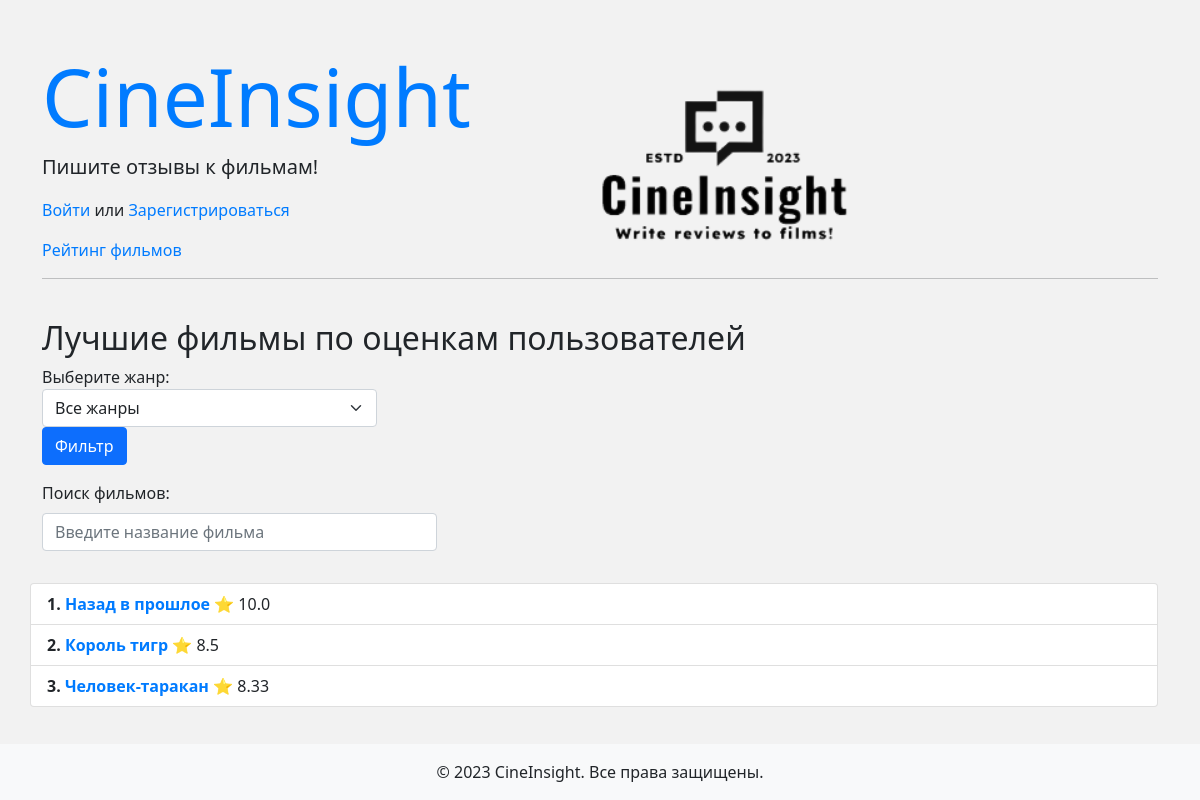
Page /top_movies on the committed database.
### models.py (models this page shows)
class Movie(db.Model):
    id = db.Column(db.Integer, primary_key=True)
    title = db.Column(db.String(255), nullable=False)
    description = db.Column(db.Text, nullable=False)
    image = db.Column(db.String(255), nullable=False)
    reviews = db.relationship('Review', back_populates='movie')
    genre = db.Column(db.String(50), nullable=False)
    def __repr__(self):
        return f'{self.title}'

### views.py (the view)
@app.route('/top_movies')
def top_movies():
    genre_filter = request.args.get('genre_filter', None)
    if genre_filter is None:
        genre_filter = 'Все жанры'
    genres = {
        "Фантастика": "Фантастика",
        "Приключения": "Приключения",
        "Драма": "Драма",
        "Триллер": "Триллер",
        "Фильм ужасов": "Фильм ужасов",
        "Аниме": "Аниме",
        "Мультфильм": "Мультфильм",
        "Исторический": "Исторический",
        "Боевик": "Боевик",
        "Все жанры": "Все жанры"
    }
    del genres[genre_filter]
    genres[genre_filter] = genre_filter
    data = get_top_movies(genre_filter)
    data = dict(sorted(data.items(), key=lambda item: item[1]))
    return render_template('top_movies.html', movie_list=data,
                           selected_genre=genre_filter, genres=genres)

### views.py (called while the page is built)
def get_top_movies(genre):
    movies = Movie.query.all()
    data = {}
    for movie in movies:
        s = 0
        k = 0
        if genre != "Все жанры" and movie.genre != genre:
            continue
        else:
            reviews_ = movie.reviews
            for review_score in reviews_:
                s += int(review_score.score)
                k += 1
            if k != 0:
                data[movie] = [movie.id, round(s / k, 2)]
    return data

### templates/top_movies.html (shortened to what this page needs)
{% extends 'base.html' %}
{% block content %}
<h2 class="mt-4" xmlns="http://www.w3.org/1999/html">Лучшие фильмы по оценкам пользователей</h2>
  <form method="get" action="{{ url_for('top_movies') }}" class="mb-3">
    <label for="genre_filter">Выберите жанр:</label>
    <select name="genre_filter" id="genre_filter" class="form-select">
      {% for k, v in genres.items() %}
      <option value="{{ k }}" selected>{{ v }}</option>
      {% endfor %}
    </select>
    <button type="submit" class="btn btn-primary">Фильтр</button>
  </form>
  <div class="mb-3">
    <label for="searchBar" class="form-label">Поиск фильмов:</label>
    <input type="text" class="form-control smaller-search" id="searchBar" placeholder="Введите название фильма">
  </div>
  <ul class="list-group mt-3" id="movieList">
    {% for k, v in movie_list.items() %}
      <li class="list-group-item">
        <strong>{{ loop.index0 + 1}}. <a href="{{ url_for('movie', id=v[0]) }}">
        {{ k }}</a></strong> ⭐ {{ v[1] }}
      </li>
    {% endfor %}
  </ul>
{% endblock %}

### templates/base.html (style rules this page uses)
body { position: relative; display: flex; flex-direction: column; min-height: 100vh; margin: 0; background-color: #f2f2f2; }
a { text-decoration: none; color: #007bff; transition: color 0.3s ease-in-out; }

### templates/top_movies.html (style rules this page uses)
.smaller-search { width: 80%; max-width: 395px; }
.form-select { width: 30%; max-width: 220 px; }

### rows in the picture
Movie: title "Назад в прошлое", v "10.0"
Movie: title "Король тигр", v "8.5"
Movie: title "Человек-таракан", v "8.33"

### other values in the picture
form field genre_filter "Все жанры"
